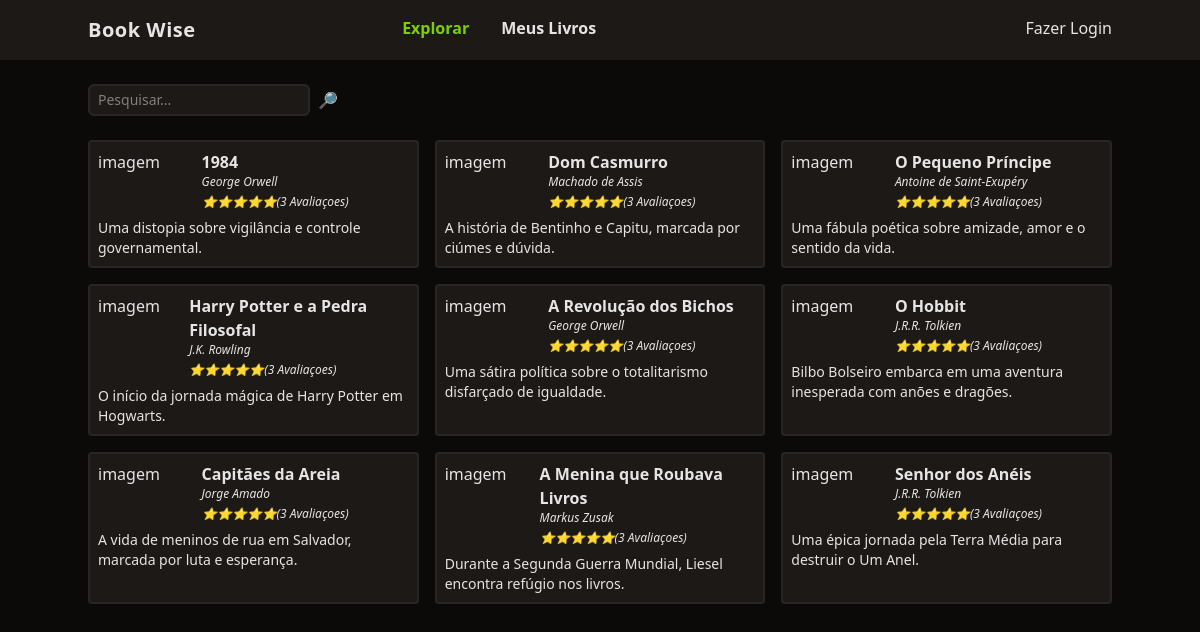
The page / on the database its author committed.
### tables this page shows
CREATE TABLE livros (
  id integer primary key,
  titulo varchar(255),
  autor varchar(100),
  descricao text,
  ano_de_publicacao integer,
  usuario_id integer,
  foreign key(usuario_id) references usuarios(id) on delete cascade
);

### functions.php (called while the page is built, shortened)
<?php
function view($view, $data = [])
{
    require "views/template/app.php";
}
function config($chave = null)
{
    $config =  require 'config.php';
    if (strlen($chave) > 0) {
        return $config[$chave];
    }
    return $config;
}

### controllers/index.controller.php (called while the page is built)
<?php
$pesquisar = $_REQUEST['pesquisar'];
$livros = $database->query("select * from livros where titulo like :filtro", livro::class, ['filtro' => "%$pesquisar%"])->fetchAll();
view('index', compact('livros'));

### routes.php (called while the page is built, shortened)
<?php
$controller = str_replace('/', '', parse_url($_SERVER['REQUEST_URI'])['path']);
if (!$controller) $controller = 'index';
require "controllers/{$controller}.controller.php";

### index.php (called while the page is built, shortened)
<?php
require 'functions.php';
$config = require('config.php');
require 'Database.php';
require 'routes.php';

### config.php (called while the page is built)
<?php
return [
    'database' => [
        'driver' => 'sqlite',
        'database' => 'database.sqlite'
    ],
];

### Database.php (called while the page is built)
<?php
class Database
{
    private $db;
    public function __construct($config)
    {
        $user = $config['user'] ?? null;
        $password = $config['password'] ?? null;
        $this->db = new PDO($this->getDsn($config), $user, $password);
    }
    private function getDsn($config)
    {
        $driver = $config['driver'];
        unset($config['driver'], $config['user'], $config['password']);
        $dsn = $driver . ':' . http_build_query($config, '', ';');
        if ($driver === 'sqlite') {
            $dsn = $driver . ':' . $config['database'];
        }
        return $dsn;
    }
    public function query($query, $class = null, $params = [])
    {
        $prepare = $this->db->prepare($query);
        if ($class) {
            $prepare->setFetchMode(PDO::FETCH_CLASS, $class);
        }
        $prepare->execute($params);
        return $prepare;
    }
}
$database = new Database(config('database'));

### views/index.view.php (the view)
<form class="w-full flex space-x-2 mt-6">
    <input
        type="text"
        name="pesquisar"
        class="border-stone-800 border-2 rounded-md bg-stone-900 text-sm focus:outline-none px-2 py-1"
        placeholder="Pesquisar..." />
    <button type="submit">🔎</button>
</form>
<section class="grid gap-4 grid-cols-1 md:grid-cols-2 lg:grid-cols-3 ">
    <?php foreach ($livros as $livro):  ?>
        <div class=" p-2 rounded border-stone-800 border-2 bg-stone-900">
            <div class="flex">
                <div class="w-1/3">imagem</div>
                <div class="space-y-1">
                    <a href="/livro?id=<?= $livro->id ?>" class="font-semibold hover:underline"><?= $livro->titulo ?></a>
                    <div class="text-xs italic"><?= $livro->autor ?></div>
                    <div class="text-xs italic">⭐⭐⭐⭐⭐(3 Avaliaçoes)</div>
                </div>
            </div>
            <div class="text-sm mt-2">
                <?= $livro->descricao ?>
            </div>
        </div>
    <?php endforeach; ?>
</section>

### views/template/app.php (shortened to what this page needs)
<!DOCTYPE html>
<html lang="en">
<head>
    <script src="https://cdn.jsdelivr.net/npm/@tailwindcss/browser@4"></script>
</head>
<body class="bg-stone-950 text-stone-200">
    <header class="bg-stone-900">
        <nav class="mx-auto max-w-screen-lg flex justify-between py-4">
            <div class="font-bold text-xl tracking-wide">Book Wise</div>
            <ul class="flex space-x-4 font-bold">
                <li><a href="/" class="text-lime-500">Explorar</li>
                <li><a href="/meus-livros" class="hover:underline">Meus Livros</li>
            </ul>
            <ul>
                <?php if (isset($_SESSION['auth'])): ?>
                    <li><a href="/logout" class="hover:underline">Oi, <?= $_SESSION['auth']->nome ?></a></li>
                <?php else: ?>
                    <li><a href="/login" class="hover:underline">Fazer Login</a></li>
                <?php endif; ?>
            </ul>
        </nav>
    </header>
    <main class="mx-auto max-w-screen-lg space-y-6">
        <?php require "views/{$view}.view.php" ?>
    </main>
</body>
</html>

### rows shown on the page
livros: titulo "1984", autor "George Orwell", descricao "Uma distopia sobre vigilância e controle governamental."
livros: titulo "Dom Casmurro", autor "Machado de Assis", descricao "A história de Bentinho e Capitu, marcada por ciúmes e dúvida."
livros: titulo "O Pequeno Príncipe", autor "Antoine de Saint-Exupéry", descricao "Uma fábula poética sobre amizade, amor e o sentido da vida."
livros: titulo "Harry Potter e a Pedra Filosofal", autor "J.K. Rowling", descricao "O início da jornada mágica de Harry Potter em Hogwarts."
livros: titulo "A Revolução dos Bichos", autor "George Orwell", descricao "Uma sátira política sobre o totalitarismo disfarçado de igualdade."
livros: titulo "O Hobbit", autor "J.R.R. Tolkien", descricao "Bilbo Bolseiro embarca em uma aventura inesperada com anões e dragões."
livros: titulo "Capitães da Areia", autor "Jorge Amado", descricao "A vida de meninos de rua em Salvador, marcada por luta e esperança."
livros: titulo "A Menina que Roubava Livros", autor "Markus Zusak", descricao "Durante a Segunda Guerra Mundial, Liesel encontra refúgio nos livros."
livros: titulo "Senhor dos Anéis", autor "J.R.R. Tolkien", descricao "Uma épica jornada pela Terra Média para destruir o Um Anel."
